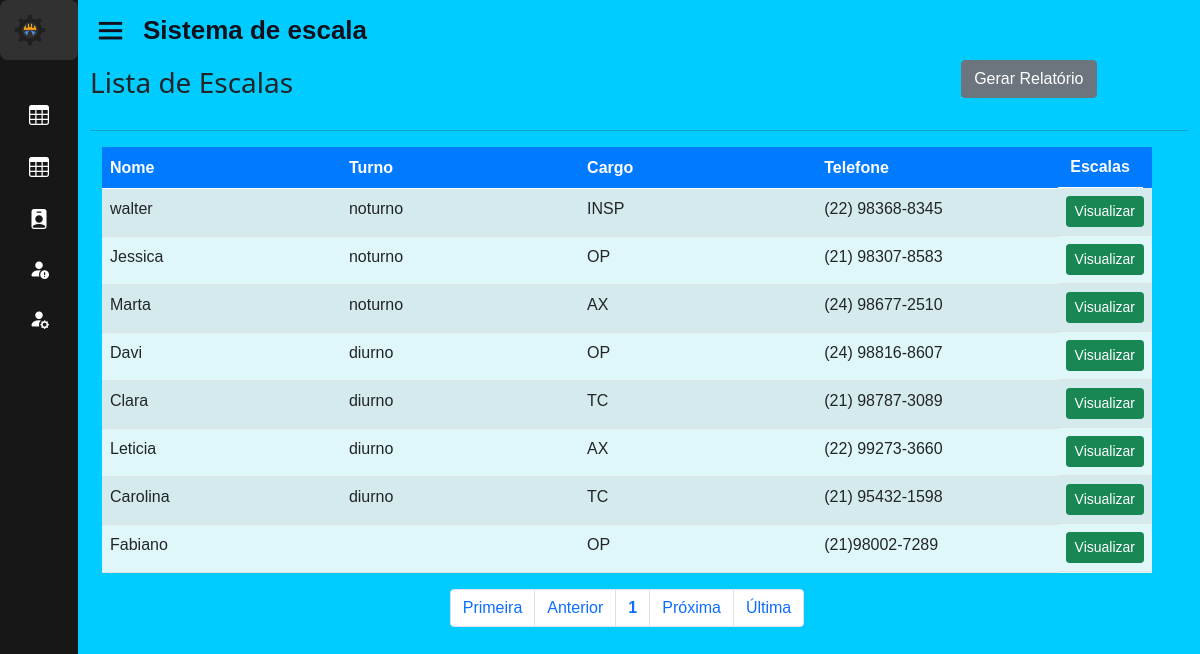
The page /home.php?page=escala (signed in) on the database as committed earlier.
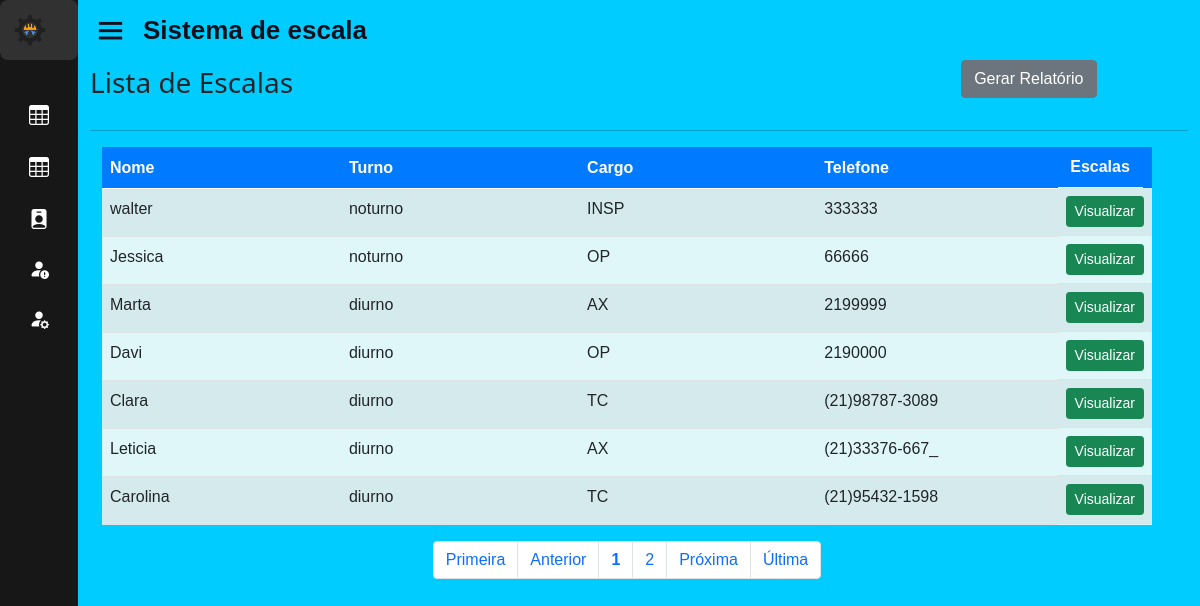
The same page on the database as committed later.
### tables this page shows
CREATE TABLE IF NOT EXISTS `endereco` (
  `id_end` int(11) NOT NULL AUTO_INCREMENT,
  `rua_end` varchar(50) DEFAULT NULL,
  `num_end` varchar(10) DEFAULT NULL,
  `compl_end` varchar(50) DEFAULT NULL,
  `cep_end` varchar(50) DEFAULT NULL,
  `bairro_end` varchar(50) DEFAULT NULL,
  `cidade_end` varchar(50) DEFAULT NULL,
  `estado_end` varchar(50) DEFAULT NULL,
  `id_func` int(11) DEFAULT NULL,
  PRIMARY KEY (`id_end`) USING BTREE,
  KEY `endereco_ibfk_1` (`id_func`) USING BTREE,
  CONSTRAINT `endereco_ibfk_1` FOREIGN KEY (`id_func`) REFERENCES `funcionario` (`id_func`) ON DELETE CASCADE ON UPDATE CASCADE
);

CREATE TABLE IF NOT EXISTS `funcionario` (
  `id_func` int(11) NOT NULL AUTO_INCREMENT,
  `nome_func` varchar(50) NOT NULL,
  `cargo_func` varchar(50) DEFAULT NULL,
  `turno` varchar(50) DEFAULT NULL,
  `telefone_func` varchar(50) NOT NULL,
  `sexo_func` varchar(50) NOT NULL,
  `email_func` varchar(50) NOT NULL,
  `id_st` int(11) DEFAULT NULL,
  PRIMARY KEY (`id_func`) USING BTREE,
  KEY `FK_funcionario_setor` (`id_st`),
  CONSTRAINT `FK_funcionario_setor` FOREIGN KEY (`id_st`) REFERENCES `setor` (`id_st`) ON DELETE CASCADE ON UPDATE CASCADE
);

### sis/escalas/escala.php (the view, shortened to what this page needs)
<div id="list" class="container-fluid">
    <div class="table-responsive col-md-12">
        <div class="d-flex justify-content-between align-items-center col-md-11">
            <h3>Lista de Escalas</h3>
            <a href="./relatorio/par_sup_adm.php" target="_blank" class="btn btn-secondary mb-3">Gerar Relatório</a>
        </div>
        <hr>
        <?php
        $con = mysqli_connect('localhost', 'root', '', 'sisescala');
        $quantidade = 10;
        $pagina = (isset($_GET['pagina'])) ? (int)$_GET['pagina'] : 1;
        $inicio = ($quantidade * $pagina) - $quantidade;
        $data = mysqli_query($con, "SELECT * FROM funcionario INNER JOIN endereco ON funcionario.id_func = endereco.id_func limit $inicio, $quantidade; ");
        if ($data && mysqli_num_rows($data) > 0) {
            echo '<div class="container">';
            echo '<div class="row">';
            echo '<div class="col-md-12">';
            echo '<table class="table table-striped" style="background-color: #e0f7fa;">';
            echo '<thead style="background-color: #007bff; color: white;">';
            echo '<tr>';
            echo '<th style="width: 25%;"><strong>Nome</strong></th>';
            echo '<th style="width: 25%;"><strong>Turno</strong></th>';
            echo '<th style="width: 25%;"><strong>Cargo</strong></th>';
            echo '<th style="width: 25%;"><strong>Telefone</strong></th>';
            echo '<th class="actions d-flex justify-content-center" style="width: 90%;"><strong>Escalas</strong></th>';
            echo '</tr>';
            echo '</thead><tbody>';
            while ($info = mysqli_fetch_array($data)) {
                echo '<tr>';
                echo '<td>' . $info['nome_func'] . '</td>';
                echo '<td>' . $info['turno'] . '</td>';
                echo '<td>' . $info['cargo_func'] . '</td>';
                echo '<td>' . $info['telefone_func'] . '</td>';
                echo '<td class="actions btn-group-sm d-flex justify-content-center">';
                echo '<a class="btn btn-success btn-xs" href="?page=view_escala&id_func=' . $info['id_func'] . '">Visualizar</a>';
                echo '</td>';
                echo '</tr>';
            }
            echo '</tbody>';
            echo '</table>';
            echo '</div>';
            echo '</div>';
            echo '</div>';
        } else {
            echo '<div class="alert alert-warning">Nenhum funcionário encontrado.</div>';
        }
        ?>
    </div>
    <div id="bottom" class="row">
        <div class="col-md-12 d-flex justify-content-center">
            <?php
            $sqlTotal         = "select id_func from funcionario;";
            $qrTotal          = mysqli_query($con, $sqlTotal);
            $numTotal         = mysqli_num_rows($qrTotal);
            $totalpagina = (ceil($numTotal / $quantidade) <= 0) ? 1 : ceil($numTotal / $quantidade);
            $exibir = 3;
            $anterior = (($pagina - 1) <= 0) ? 1 : $pagina - 1;
            $posterior = (($pagina + 1) >= $totalpagina) ? $totalpagina : $pagina + 1;
            echo "<ul class='pagination'>";
            echo "<li class='page-item'><a class='page-link' href='?page=escala&pagina=1'> Primeira</a></li> ";
            echo "<li class='page-item'><a class='page-link' href=\"?page=escala&pagina=$anterior\"> Anterior</a></li> ";
            echo "<li class='page-item'><a class='page-link' href='?page=escala&pagina=" . $pagina . "'><strong>" . $pagina . "</strong></a></li> ";
            for ($i = $pagina + 1; $i < $pagina + $exibir; $i++) {
                if ($i <= $totalpagina)
                    echo "<li class='page-item'><a class='page-link' href='?page=escala&pagina=" . $i . "'> " . $i . " </a></li> ";
            }
            echo "<li class='page-item'><a class='page-link' href=\"?page=escala&pagina=$posterior\"> Pr&oacute;xima</a></li> ";
            echo "<li class='page-item'><a class='page-link' href=\"?page=escala&pagina=$totalpagina\"> &Uacute;ltima</a></li></ul>";
            ?>
        </div>
    </div>
</div>

Rows that differ between the two databases and show on the page:
removed endereco: id_func.nome_func "Fabiano", id_func.cargo_func "OP", id_func.telefone_func "(21)98002-7289"
changed endereco "walter": id_func.telefone_func "(22) 98368-8345" → "333333"
changed endereco "Jessica": id_func.telefone_func "(21) 98307-8583" → "66666"
changed endereco "Marta": id_func.turno "noturno" → "diurno"; id_func.telefone_func "(24) 98677-2510" → "2199999"
changed endereco "Davi": id_func.telefone_func "(24) 98816-8607" → "2190000"
changed endereco "Clara": id_func.telefone_func "(21) 98787-3089" → "(21)98787-3089"
changed endereco "Leticia": id_func.telefone_func "(22) 99273-3660" → "(21)33376-667_"
changed endereco "Carolina": id_func.telefone_func "(21) 95432-1598" → "(21)95432-1598"
Other text that changed with them:
new list line: "2"
